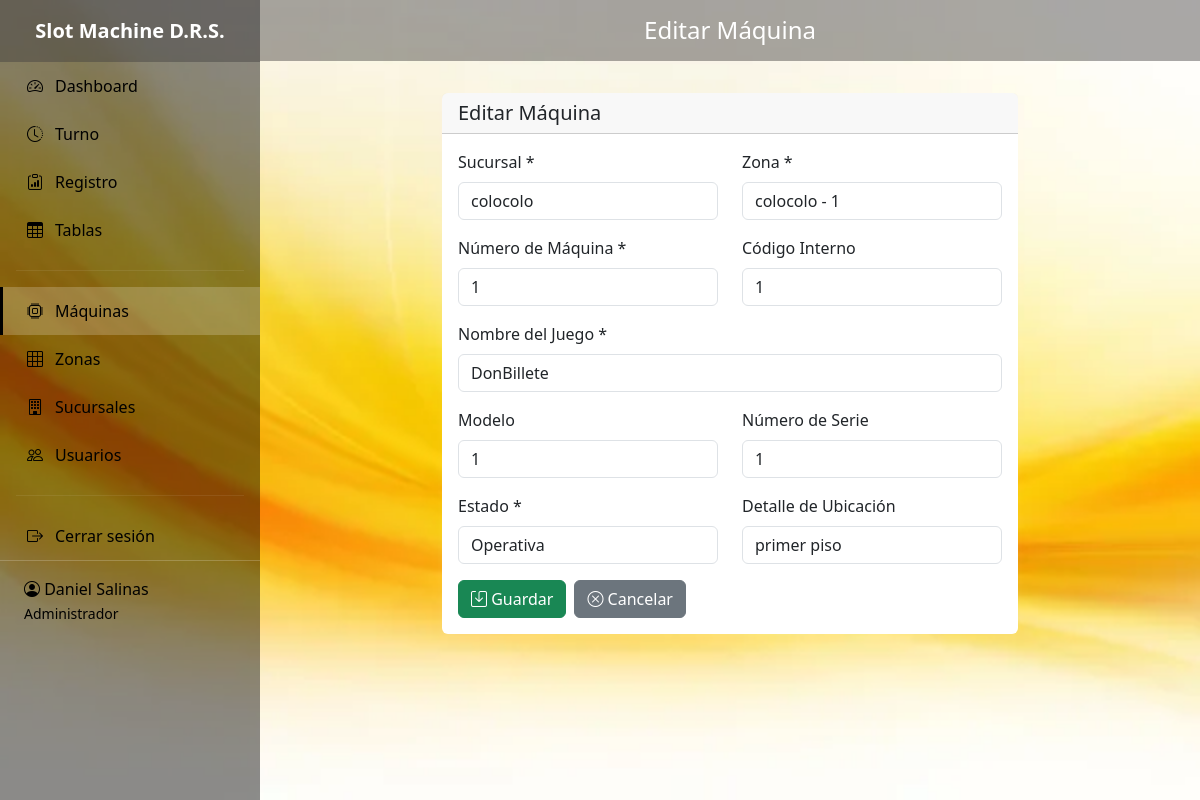
The page /maquinas/edit/6/ (signed in) on the database its author committed.
### control/models.py (models this page shows, shortened)
class Usuario(AbstractUser):
    ROLE_CHOICES = [
        ('admin', 'Administrador'),
        ('usuario', 'Usuario/Atendedora'),
    ]
    role = models.CharField(
        max_length=20,
        choices=ROLE_CHOICES,
        default='usuario',
        verbose_name='Rol'
    )
    nombre = models.CharField(max_length=150, verbose_name='Nombre Completo')
    class Meta:
        verbose_name = 'Usuario'
        verbose_name_plural = 'Usuarios'

class Maquina(models.Model):
    ESTADO_CHOICES = [
        ('Operativa', 'Operativa'),
        ('Mantenimiento', 'Mantenimiento'),
        ('Retirada', 'Retirada'),
    ]
    sucursal = models.ForeignKey(
        Sucursal,
        on_delete=models.CASCADE,
        related_name='maquinas',
        verbose_name='Sucursal'
    )
    zona = models.ForeignKey(
        Zona,
        on_delete=models.CASCADE,
        related_name='maquinas',
        verbose_name='Zona'
    )
    numero_maquina = models.IntegerField(verbose_name='Número de Máquina')
    codigo_interno = models.CharField(max_length=80, blank=True, verbose_name='Código Interno')
    nombre_juego = models.CharField(max_length=120, verbose_name='Nombre del Juego')
    modelo = models.CharField(max_length=80, blank=True, verbose_name='Modelo')
    numero_serie = models.CharField(max_length=120, blank=True, verbose_name='Número de Serie')
    estado = models.CharField(
        max_length=20,
        choices=ESTADO_CHOICES,
        default='Operativa',
        verbose_name='Estado'
    )
    ubicacion_detalle = models.CharField(
        max_length=150,
        blank=True,
        verbose_name='Detalle de Ubicación'
    )
    created_at = models.DateTimeField(auto_now_add=True, verbose_name='Fecha de Creación')
    class Meta:
        verbose_name = 'Máquina'
        verbose_name_plural = 'Máquinas'
        ordering = ['sucursal', 'zona', 'numero_maquina']
        unique_together = ['zona', 'numero_maquina']
    class Meta:
        verbose_name = 'Máquina'
        verbose_name_plural = 'Máquinas'
        ordering = ['sucursal', 'zona', 'numero_maquina']
        unique_together = ['zona', 'numero_maquina']

### control/views.py (the view)
# urls.py: path('maquinas/edit/<int:pk>/', views.maquina_edit, name='maquina_edit'),
@login_required
@user_passes_test(is_admin)
def maquina_edit(request, pk):
    maquina = get_object_or_404(Maquina, pk=pk)
    if request.method == 'POST':
        form = MaquinaForm(request.POST, instance=maquina)
        if form.is_valid():
            form.save()
            messages.success(request, 'Máquina actualizada exitosamente.')
            return redirect('control:maquinas_list')
    else:
        form = MaquinaForm(instance=maquina)
    return render(request, 'maquinas/form.html', {'form': form, 'title': 'Editar Máquina'})

### control/forms.py
class MaquinaForm(forms.ModelForm):
    class Meta:
        model = Maquina
        fields = [
            'sucursal', 'zona', 'numero_maquina', 'codigo_interno',
            'nombre_juego', 'modelo', 'numero_serie', 'estado', 'ubicacion_detalle'
        ]
        widgets = {
            'sucursal': forms.Select(attrs={'class': 'form-control'}),
            'zona': forms.Select(attrs={'class': 'form-control'}),
            'numero_maquina': forms.NumberInput(attrs={'class': 'form-control', 'min': '1'}),
            'codigo_interno': forms.TextInput(attrs={'class': 'form-control'}),
            'nombre_juego': forms.TextInput(attrs={'class': 'form-control'}),
            'modelo': forms.TextInput(attrs={'class': 'form-control'}),
            'numero_serie': forms.TextInput(attrs={'class': 'form-control'}),
            'estado': forms.Select(attrs={'class': 'form-control'}),
            'ubicacion_detalle': forms.TextInput(attrs={'class': 'form-control'}),
        }

### control/models.py (called while the page is built)
    def __str__(self):
        return self.nombre

    def __str__(self):
        return f"{self.sucursal.nombre} - {self.nombre}"

### control/views.py (called while the page is built)
def is_admin(user):
    return user.is_authenticated and user.role == 'admin'

### templates/maquinas/form.html (shortened to what this page needs)
{% extends 'base.html' %}
{% block page_title %}{{ title }}{% endblock %}
{% block content %}
<div class="row">
    <div class="col-lg-8 mx-auto">
        <div class="card">
            <div class="card-header">
                <h5 class="mb-0">{{ title }}</h5>
            </div>
            <div class="card-body">
                <form method="post">
                    <div class="row">
                        <div class="col-md-6 mb-3">
                            <label for="id_sucursal" class="form-label">Sucursal *</label>
                            {{ form.sucursal }}
                        </div>
                        <div class="col-md-6 mb-3">
                            <label for="id_zona" class="form-label">Zona *</label>
                            {{ form.zona }}
                        </div>
                    </div>
                    <div class="row">
                        <div class="col-md-6 mb-3">
                            <label for="id_numero_maquina" class="form-label">Número de Máquina *</label>
                            {{ form.numero_maquina }}
                        </div>
                        <div class="col-md-6 mb-3">
                            <label for="id_codigo_interno" class="form-label">Código Interno</label>
                            {{ form.codigo_interno }}
                        </div>
                    </div>
                    <div class="mb-3">
                        <label for="id_nombre_juego" class="form-label">Nombre del Juego *</label>
                        {{ form.nombre_juego }}
                    </div>
                    <div class="row">
                        <div class="col-md-6 mb-3">
                            <label for="id_modelo" class="form-label">Modelo</label>
                            {{ form.modelo }}
                        </div>
                        <div class="col-md-6 mb-3">
                            <label for="id_numero_serie" class="form-label">Número de Serie</label>
                            {{ form.numero_serie }}
                        </div>
                    </div>
                    <div class="row">
                        <div class="col-md-6 mb-3">
                            <label for="id_estado" class="form-label">Estado *</label>
                            {{ form.estado }}
                        </div>
                        <div class="col-md-6 mb-3">
                            <label for="id_ubicacion_detalle" class="form-label">Detalle de Ubicación</label>
                            {{ form.ubicacion_detalle }}
                        </div>
                    </div>
                    <div class="d-flex gap-2">
                        <button type="submit" class="btn btn-success">
                            <i class="bi bi-save"></i> Guardar
                        </button>
                        <a href="{% url 'control:maquinas_list' %}" class="btn btn-secondary">
                            <i class="bi bi-x-circle"></i> Cancelar
                        </a>
                    </div>
                </form>
            </div>
        </div>
    </div>
</div>
{% endblock %}

### templates/base.html (shortened to what this page needs)
{% load static %}
<!DOCTYPE html>
<html lang="es">
<head>
    <link href="https://cdn.jsdelivr.net/npm/bootstrap@5.3.0/dist/css/bootstrap.min.css" rel="stylesheet">
    <link rel="stylesheet" href="https://cdn.jsdelivr.net/npm/bootstrap-icons@1.11.0/font/bootstrap-icons.css">
    <link rel="stylesheet" href="{% static 'css/custom.css' %}">
</head>
<body>
{% if user.is_authenticated %}
    <aside class="sidebar">
        <div class="sidebar-brand">
            Slot Machine D.R.S.
        </div>
        <ul class="sidebar-nav nav flex-column">
            {% if user.role == 'admin' %}
            <li class="nav-item">
                <a class="nav-link {% if request.resolver_match.url_name == 'dashboard' %}active{% endif %}"
                   href="{% url 'control:dashboard' %}">
                    <i class="bi bi-speedometer2"></i> Dashboard
                </a>
            </li>
            {% endif %}
            <li class="nav-item">
                <a class="nav-link {% if request.resolver_match.url_name == 'turno' %}active{% endif %}"
                   href="{% url 'control:turno' %}">
                    <i class="bi bi-clock-history"></i> Turno
                </a>
            </li>
            <li class="nav-item">
                <a class="nav-link {% if request.resolver_match.url_name == 'registro' %}active{% endif %}"
                   href="{% url 'control:registro' %}">
                    <i class="bi bi-clipboard-data"></i> Registro
                </a>
            </li>
            <li class="nav-item">
                <a class="nav-link {% if request.resolver_match.url_name == 'tablas' %}active{% endif %}"
                   href="{% url 'control:tablas' %}">
                    <i class="bi bi-table"></i> Tablas
                </a>
            </li>
            {% if user.role == 'admin' %}
                <hr class="mx-3" style="border-color: rgba(255,255,255,0.3);">
                <li class="nav-item">
                    <a class="nav-link {% if 'maquinas' in request.path %}active{% endif %}"
                       href="{% url 'control:maquinas_list' %}">
                        <i class="bi bi-cpu"></i> Máquinas
                    </a>
                </li>
                <li class="nav-item">
                    <a class="nav-link {% if 'zonas' in request.path %}active{% endif %}"
                       href="{% url 'control:zonas_list' %}">
                        <i class="bi bi-grid-3x3"></i> Zonas
                    </a>
                </li>
                <li class="nav-item">
                    <a class="nav-link {% if 'sucursales' in request.path %}active{% endif %}"
                       href="{% url 'control:sucursales_list' %}">
                        <i class="bi bi-building"></i> Sucursales
                    </a>
                </li>
                <li class="nav-item">
                    <a class="nav-link {% if 'usuarios' in request.path %}active{% endif %}"
                       href="{% url 'control:usuarios_list' %}">
                        <i class="bi bi-people"></i> Usuarios
                    </a>
                </li>
            {% endif %}
            <hr class="mx-3" style="border-color: rgba(255,255,255,0.3);">
            <li class="nav-item">
                <a class="nav-link" href="{% url 'control:logout' %}">
                    <i class="bi bi-box-arrow-right"></i> Cerrar sesión
                </a>
            </li>
        </ul>
        <div class="sidebar-user">
            <i class="bi bi-person-circle"></i> {{ user.nombre }} <br>
            <small>{{ user.get_role_display }}</small>
        </div>
    </aside>
    <main class="main-content">
        <div class="top-bar">
            <h4 class="mb-0">{% block page_title %}Sistema de Control{% endblock %}</h4>
        </div>
        <div class="content-area">
            {% block content %}{% endblock %}
        </div>
    </main>
{% else %}
    {% block login_content %}{% endblock %}
{% endif %}
</body>
</html>

### static/img/custom.css (style rules this page uses)
.sidebar { position: relative; height: 100vh; background-image: url("../img/sidebar_bg.jpg"); background-size: cover; background-position: center; background-repeat: no-repeat; background-attachment: fixed; }
.sidebar::before { content: ""; position: absolute; top: 0; left: 0; width: 100%; height: 100%; background: rgba(0, 0, 0, 0.55); z-index: 0; }
.sidebar * { position: relative; z-index: 1; }

### rows shown on the page
Usuario: nombre "Daniel Salinas", role "Administrador"
Maquina: sucursal "colocolo", zona "colocolo - 1", numero_maquina "1", codigo_interno "1", nombre_juego "DonBillete", modelo "1", numero_serie "1", estado "Operativa", ubicacion_detalle "primer piso"

### other values the page prints
{{ title }} "Editar Máquina"
